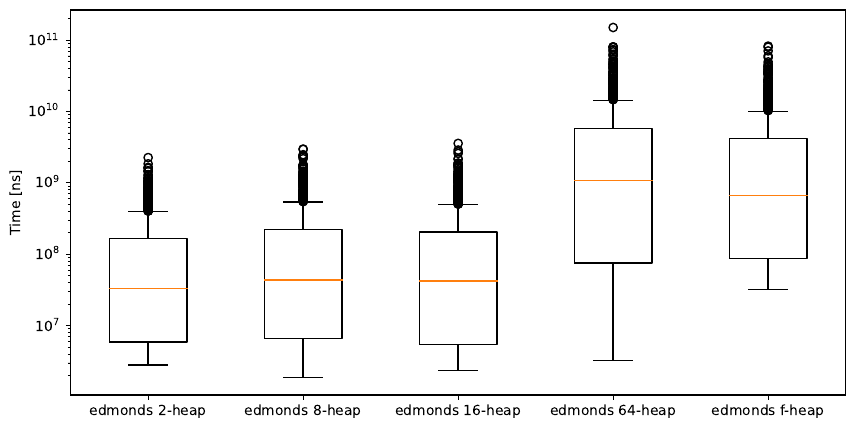

The script that saved this image:
#!/usr/bin/env python3
import re
import matplotlib.pyplot as plt
from pathlib import Path
from matplotlib.lines import Line2D
import matplotlib.patches as mpatches
from matplotlib.figure import figaspect

nodes = [500]
degrees = [1.0]
weights = [1000]

text = Path("msa-variation.bench").read_text() 
lines = [line for line in text.splitlines()][3:]
searches = [re.search("BM_(.*)/(\d+)/(\d+)/(\d+) *(\d+) *.*", l) for l in lines]
groups = [s.groups() for s in searches if s]

values = dict()
for (name, n,d,w,t) in groups:
    if name not in values: values[name] = []
    values[name].append((nodes[int(n)], degrees[int(d)], weights[int(w)], int(t)))

fig, ax = plt.subplots(figsize=(10,5))

vals, names = [], []
def add(name, nodes, label):
    #x = [v[1] for v in values[name] if v[0] == nodes]
    y = [v[3] for v in values[name] if v[0] == nodes and v[1] == 1.0]
    #ax.scatter(x, y, c=color, marker=linestyle)
    #ax.plot(x, y, color=color, linestyle=linestyle)
    vals.append(y)
    names.append(label)


add('Edmonds2Heap',   500, "edmonds 2-heap")
add('EdmondsD8Heap',  500, "edmonds 8-heap")
add('EdmondsD16Heap', 500, "edmonds 16-heap")
add('EdmondsD64Heap', 500, "edmonds 64-heap")

add('EdmondsFHeap',   500, "edmonds f-heap")
ax.boxplot(vals, labels=names)

#ax.axis([0.0, 1.01, 7*10**4, 2*10**9])
plt.yscale("log", base=10)

plt.ylabel("Time [ns]")

#plt.show()
plt.savefig('msa-variation.png', bbox_inches='tight')
